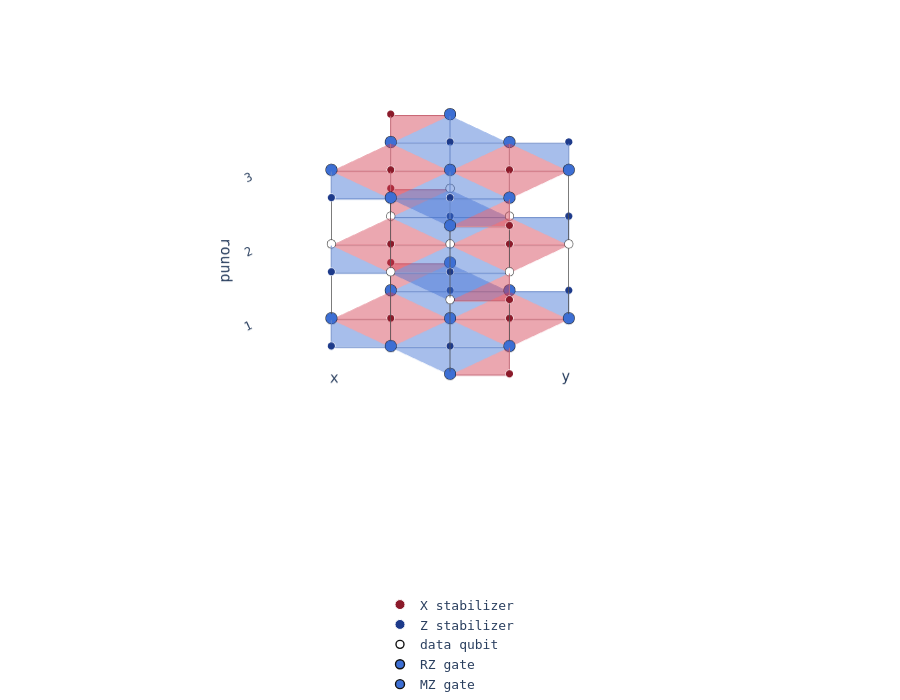

Notebook code for this chart:
### Markdown cell above
## 3D spacetime timelines

Each `plot_*_timeline(...)` takes the same arguments as its matching primitive builder and returns an interactive plotly figure. Stabilizer rounds stack along the time axis; gate operations are colored per type.

Calling `save_figure(fig, "name")` writes only the interactive HTML — fast (tens of ms). Pass `png=True` to also write a static PNG via `kaleido`; that's slow (1-10 s per figure) and intended for paper-ready exports.

### Code cell
mem_fig = plot_memory_timeline(
    x_distance=3, z_distance=3, rounds=3, meas_basis="Z", show=False,
)
#  save_figure(mem_fig, "memory_timeline")
mem_fig

### Figure 1 — Plotly figure (JSON) as saved in the notebook; plotly's stock layout.template omitted (floating-point values rounded to 4 significant figures)
{"data": [{"color": "#d43d51", "flatshading": true, "hoverinfo": "skip", "i": [0, 0, 4, 4, 8, 11], "j": [1, 2, 5, 6, 9, 12], "k": [2, 3, 6, 7, 10, 13], "legendgroup": "X-stab", "name": "X stabilizer", "opacity": 0.45, "showlegend": false, "type": "mesh3d", "x": [1, 2, 2, 1, 2, 3, 3, 2, 1, 1, 0.5, 3, 3.5, 3], "y": [-2, -2, -3, -3, -1, -1, -2, -2, -1, -2, -1.5, -2, -2.5, -3], "z": [0, 0, 0, 0, 0, 0, 0, 0, 0, 0, 0, 0, 0, 0]}, {"color": "#3d6fd4", "flatshading": true, "hoverinfo": "skip", "i": [0, 0, 4, 4, 8, 11], "j": [1, 2, 5, 6, 9, 12], "k": [2, 3, 6, 7, 10, 13], "legendgroup": "Z-stab", "name": "Z stabilizer", "opacity": 0.45, "showlegend": false, "type": "mesh3d", "x": [1, 2, 2, 1, 2, 3, 3, 2, 1, 2, 1.5, 2.5, 3, 2], "y": [-1, -1, -2, -2, -2, -2, -3, -3, -3, -3, -3.5, -0.5, -1, -1], "z": [0, 0, 0, 0, 0, 0, 0, 0, 0, 0, 0, 0, 0, 0]}, {"hoverinfo": "skip", "line": {"color": "#c26876", "width": 2}, "mode": "lines", "showlegend": false, "type": "scatter3d", "x": [1.5, 2, null, 1.5, 1, null, 1.5, 2, null, 1.5, 1, null, 2.5, 3, null, 2.5, 2, null, 2.5, 3, null, 2.5, 2, null, 0.5, 1, null, 0.5, 1, null, 3.5, 3, null, 3.5, 3, null], "y": [-2.5, -2, null, -2.5, -2, null, -2.5, -3, null, -2.5, -3, null, -1.5, -1, null, -1.5, -1, null, -1.5, -2, null, -1.5, -2, null, -1.5, -1, null, -1.5, -2, null, -2.5, -2, null, -2.5, -3, null], "z": [0, 0, null, 0, 0, null, 0, 0, null, 0, 0, null, 0, 0, null, 0, 0, null, 0, 0, null, 0, 0, null, 0, 0, null, 0, 0, null, 0, 0, null, 0, 0, null]}, {"hoverinfo": "skip", "line": {"color": "#6787c8", "width": 2}, "mode": "lines", "showlegend": false, "type": "scatter3d", "x": [1.5, 2, null, 1.5, 1, null, 1.5, 2, null, 1.5, 1, null, 2.5, 3, null, 2.5, 2, null, 2.5, 3, null, 2.5, 2, null, 1.5, 2, null, 1.5, 1, null, 2.5, 3, null, 2.5, 2, null], "y": [-1.5, -1, null, -1.5, -1, null, -1.5, -2, null, -1.5, -2, null, -2.5, -2, null, -2.5, -2, null, -2.5, -3, null, -2.5, -3, null, -3.5, -3, null, -3.5, -3, null, -0.5, -1, null, -0.5, -1, null], "z": [0, 0, null, 0, 0, null, 0, 0, null, 0, 0, null, 0, 0, null, 0, 0, null, 0, 0, null, 0, 0, null, 0, 0, null, 0, 0, null, 0, 0, null, 0, 0, null]}, {"hoverinfo": "skip", "marker": {"color": "#8b1a2a", "line": {"color": "white", "width": 1.2}, "opacity": 1, "size": 4.5}, "mode": "markers", "showlegend": false, "type": "scatter3d", "x": [1.5, 2.5, 0.5, 3.5], "y": [-2.5, -1.5, -1.5, -2.5], "z": [0.02, 0.02, 0.02, 0.02]}, {"hoverinfo": "skip", "marker": {"color": "#1d3a8a", "line": {"color": "white", "width": 1.2}, "opacity": 1, "size": 4.5}, "mode": "markers", "showlegend": false, "type": "scatter3d", "x": [1.5, 2.5, 1.5, 2.5], "y": [-1.5, -2.5, -3.5, -0.5], "z": [0.02, 0.02, 0.02, 0.02]}, {"hoverinfo": "skip", "marker": {"color": "#3d6fd4", "line": {"color": "#111111", "width": 1.8}, "opacity": 1, "size": 6.75}, "mode": "markers", "showlegend": false, "type": "scatter3d", "x": [1], "y": [-1], "z": [0.02]}, {"hoverinfo": "skip", "marker": {"color": "#3d6fd4", "line": {"color": "#111111", "width": 1.8}, "opacity": 1, "size": 6.75}, "mode": "markers", "showlegend": false, "type": "scatter3d", "x": [2], "y": [-1], "z": [0.02]}, {"hoverinfo": "skip", "marker": {"color": "#3d6fd4", "line": {"color": "#111111", "width": 1.8}, "opacity": 1, "size": 6.75}, "mode": "markers", "showlegend": false, "type": "scatter3d", "x": [3], "y": [-1], "z": [0.02]}, {"hoverinfo": "skip", "marker": {"color": "#3d6fd4", "line": {"color": "#111111", "width": 1.8}, "opacity": 1, "size": 6.75}, "mode": "markers", "showlegend": false, "type": "scatter3d", "x": [1], "y": [-2], "z": [0.02]}, {"hoverinfo": "skip", "marker": {"color": "#3d6fd4", "line": {"color": "#111111", "width": 1.8}, "opacity": 1, "size": 6.75}, "mode": "markers", "showlegend": false, "type": "scatter3d", "x": [2], "y": [-2], "z": [0.02]}, {"hoverinfo": "skip", "marker": {"color": "#3d6fd4", "line": {"color": "#111111", "width": 1.8}, "opacity": 1, "size": 6.75}, "mode": "markers", "showlegend": false, "type": "scatter3d", "x": [3], "y": [-2], "z": [0.02]}, {"hoverinfo": "skip", "marker": {"color": "#3d6fd4", "line": {"color": "#111111", "width": 1.8}, "opacity": 1, "size": 6.75}, "mode": "markers", "showlegend": false, "type": "scatter3d", "x": [1], "y": [-3], "z": [0.02]}, {"hoverinfo": "skip", "marker": {"color": "#3d6fd4", "line": {"color": "#111111", "width": 1.8}, "opacity": 1, "size": 6.75}, "mode": "markers", "showlegend": false, "type": "scatter3d", "x": [2], "y": [-3], "z": [0.02]}, {"hoverinfo": "skip", "marker": {"color": "#3d6fd4", "line": {"color": "#111111", "width": 1.8}, "opacity": 1, "size": 6.75}, "mode": "markers", "showlegend": false, "type": "scatter3d", "x": [3], "y": [-3], "z": [0.02]}, {"color": "#d43d51", "flatshading": true, "hoverinfo": "skip", "i": [0, 0, 4, 4, 8, 11], "j": [1, 2, 5, 6, 9, 12], "k": [2, 3, 6, 7, 10, 13], "legendgroup": "X-stab", "name": "X stabilizer", "opacity": 0.45, "showlegend": false, "type": "mesh3d", "x": [1, 2, 2, 1, 2, 3, 3, 2, 1, 1, 0.5, 3, 3.5, 3], "y": [-2, -2, -3, -3, -1, -1, -2, -2, -1, -2, -1.5, -2, -2.5, -3], "z": [1, 1, 1, 1, 1, 1, 1, 1, 1, 1, 1, 1, 1, 1]}, {"color": "#3d6fd4", "flatshading": true, "hoverinfo": "skip", "i": [0, 0, 4, 4, 8, 11], "j": [1, 2, 5, 6, 9, 12], "k": [2, 3, 6, 7, 10, 13], "legendgroup": "Z-stab", "name": "Z stabilizer", "opacity": 0.45, "showlegend": false, "type": "mesh3d", "x": [1, 2, 2, 1, 2, 3, 3, 2, 1, 2, 1.5, 2.5, 3, 2], "y": [-1, -1, -2, -2, -2, -2, -3, -3, -3, -3, -3.5, -0.5, -1, -1], "z": [1, 1, 1, 1, 1, 1, 1, 1, 1, 1, 1, 1, 1, 1]}, {"hoverinfo": "skip", "line": {"color": "#c26876", "width": 2}, "mode": "lines", "showlegend": false, "type": "scatter3d", "x": [1.5, 2, null, 1.5, 1, null, 1.5, 2, null, 1.5, 1, null, 2.5, 3, null, 2.5, 2, null, 2.5, 3, null, 2.5, 2, null, 0.5, 1, null, 0.5, 1, null, 3.5, 3, null, 3.5, 3, null], "y": [-2.5, -2, null, -2.5, -2, null, -2.5, -3, null, -2.5, -3, null, -1.5, -1, null, -1.5, -1, null, -1.5, -2, null, -1.5, -2, null, -1.5, -1, null, -1.5, -2, null, -2.5, -2, null, -2.5, -3, null], "z": [1, 1, null, 1, 1, null, 1, 1, null, 1, 1, null, 1, 1, null, 1, 1, null, 1, 1, null, 1, 1, null, 1, 1, null, 1, 1, null, 1, 1, null, 1, 1, null]}, {"hoverinfo": "skip", "line": {"color": "#6787c8", "width": 2}, "mode": "lines", "showlegend": false, "type": "scatter3d", "x": [1.5, 2, null, 1.5, 1, null, 1.5, 2, null, 1.5, 1, null, 2.5, 3, null, 2.5, 2, null, 2.5, 3, null, 2.5, 2, null, 1.5, 2, null, 1.5, 1, null, 2.5, 3, null, 2.5, 2, null], "y": [-1.5, -1, null, -1.5, -1, null, -1.5, -2, null, -1.5, -2, null, -2.5, -2, null, -2.5, -2, null, -2.5, -3, null, -2.5, -3, null, -3.5, -3, null, -3.5, -3, null, -0.5, -1, null, -0.5, -1, null], "z": [1, 1, null, 1, 1, null, 1, 1, null, 1, 1, null, 1, 1, null, 1, 1, null, 1, 1, null, 1, 1, null, 1, 1, null, 1, 1, null, 1, 1, null, 1, 1, null]}, {"hoverinfo": "skip", "marker": {"color": "#8b1a2a", "line": {"color": "white", "width": 1.2}, "opacity": 1, "size": 4.5}, "mode": "markers", "showlegend": false, "type": "scatter3d", "x": [1.5, 2.5, 0.5, 3.5], "y": [-2.5, -1.5, -1.5, -2.5], "z": [1.02, 1.02, 1.02, 1.02]}, {"hoverinfo": "skip", "marker": {"color": "#1d3a8a", "line": {"color": "white", "width": 1.2}, "opacity": 1, "size": 4.5}, "mode": "markers", "showlegend": false, "type": "scatter3d", "x": [1.5, 2.5, 1.5, 2.5], "y": [-1.5, -2.5, -3.5, -0.5], "z": [1.02, 1.02, 1.02, 1.02]}, {"hoverinfo": "skip", "marker": {"color": "#ffffff", "line": {"color": "#111111", "width": 1.8}, "opacity": 1, "size": 5}, "mode": "markers", "showlegend": false, "type": "scatter3d", "x": [1, 2, 3, 1, 2, 3, 1, 2, 3], "y": [-1, -1, -1, -2, -2, -2, -3, -3, -3], "z": [1.02, 1.02, 1.02, 1.02, 1.02, 1.02, 1.02, 1.02, 1.02]}, {"color": "#d43d51", "flatshading": true, "hoverinfo": "skip", "i": [0, 0, 4, 4, 8, 11], "j": [1, 2, 5, 6, 9, 12], "k": [2, 3, 6, 7, 10, 13], "legendgroup": "X-stab", "name": "X stabilizer", "opacity": 0.45, "showlegend": false, "type": "mesh3d", "x": [1, 2, 2, 1, 2, 3, 3, 2, 1, 1, 0.5, 3, 3.5, 3], "y": [-2, -2, -3, -3, -1, -1, -2, -2, -1, -2, -1.5, -2, -2.5, -3], "z": [2, 2, 2, 2, 2, 2, 2, 2, 2, 2, 2, 2, 2, 2]}, {"color": "#3d6fd4", "flatshading": true, "hoverinfo": "skip", "i": [0, 0, 4, 4, 8, 11], "j": [1, 2, 5, 6, 9, 12], "k": [2, 3, 6, 7, 10, 13], "legendgroup": "Z-stab", "name": "Z stabilizer", "opacity": 0.45, "showlegend": false, "type": "mesh3d", "x": [1, 2, 2, 1, 2, 3, 3, 2, 1, 2, 1.5, 2.5, 3, 2], "y": [-1, -1, -2, -2, -2, -2, -3, -3, -3, -3, -3.5, -0.5, -1, -1], "z": [2, 2, 2, 2, 2, 2, 2, 2, 2, 2, 2, 2, 2, 2]}, {"hoverinfo": "skip", "line": {"color": "#c26876", "width": 2}, "mode": "lines", "showlegend": false, "type": "scatter3d", "x": [1.5, 2, null, 1.5, 1, null, 1.5, 2, null, 1.5, 1, null, 2.5, 3, null, 2.5, 2, null, 2.5, 3, null, 2.5, 2, null, 0.5, 1, null, 0.5, 1, null, 3.5, 3, null, 3.5, 3, null], "y": [-2.5, -2, null, -2.5, -2, null, -2.5, -3, null, -2.5, -3, null, -1.5, -1, null, -1.5, -1, null, -1.5, -2, null, -1.5, -2, null, -1.5, -1, null, -1.5, -2, null, -2.5, -2, null, -2.5, -3, null], "z": [2, 2, null, 2, 2, null, 2, 2, null, 2, 2, null, 2, 2, null, 2, 2, null, 2, 2, null, 2, 2, null, 2, 2, null, 2, 2, null, 2, 2, null, 2, 2, null]}, {"hoverinfo": "skip", "line": {"color": "#6787c8", "width": 2}, "mode": "lines", "showlegend": false, "type": "scatter3d", "x": [1.5, 2, null, 1.5, 1, null, 1.5, 2, null, 1.5, 1, null, 2.5, 3, null, 2.5, 2, null, 2.5, 3, null, 2.5, 2, null, 1.5, 2, null, 1.5, 1, null, 2.5, 3, null, 2.5, 2, null], "y": [-1.5, -1, null, -1.5, -1, null, -1.5, -2, null, -1.5, -2, null, -2.5, -2, null, -2.5, -2, null, -2.5, -3, null, -2.5, -3, null, -3.5, -3, null, -3.5, -3, null, -0.5, -1, null, -0.5, -1, null], "z": [2, 2, null, 2, 2, null, 2, 2, null, 2, 2, null, 2, 2, null, 2, 2, null, 2, 2, null, 2, 2, null, 2, 2, null, 2, 2, null, 2, 2, null, 2, 2, null]}, {"hoverinfo": "skip", "marker": {"color": "#8b1a2a", "line": {"color": "white", "width": 1.2}, "opacity": 1, "size": 4.5}, "mode": "markers", "showlegend": false, "type": "scatter3d", "x": [1.5, 2.5, 0.5, 3.5], "y": [-2.5, -1.5, -1.5, -2.5], "z": [2.02, 2.02, 2.02, 2.02]}, {"hoverinfo": "skip", "marker": {"color": "#1d3a8a", "line": {"color": "white", "width": 1.2}, "opacity": 1, "size": 4.5}, "mode": "markers", "showlegend": false, "type": "scatter3d", "x": [1.5, 2.5, 1.5, 2.5], "y": [-1.5, -2.5, -3.5, -0.5], "z": [2.02, 2.02, 2.02, 2.02]}, {"hoverinfo": "skip", "marker": {"color": "#3d6fd4", "line": {"color": "#111111", "width": 1.8}, "opacity": 1, "size": 6.75}, "mode": "markers", "showlegend": false, "type": "scatter3d", "x": [1], "y": [-1], "z": [2.02]}, {"hoverinfo": "skip", "marker": {"color": "#3d6fd4", "line": {"color": "#111111", "width": 1.8}, "opacity": 1, "size": 6.75}, "mode": "markers", "showlegend": false, "type": "scatter3d", "x": [2], "y": [-1], "z": [2.02]}, {"hoverinfo": "skip", "marker": {"color": "#3d6fd4", "line": {"color": "#111111", "width": 1.8}, "opacity": 1, "size": 6.75}, "mode": "markers", "showlegend": false, "type": "scatter3d", "x": [3], "y": [-1], "z": [2.02]}, {"hoverinfo": "skip", "marker": {"color": "#3d6fd4", "line": {"color": "#111111", "width": 1.8}, "opacity": 1, "size": 6.75}, "mode": "markers", "showlegend": false, "type": "scatter3d", "x": [1], "y": [-2], "z": [2.02]}, {"hoverinfo": "skip", "marker": {"color": "#3d6fd4", "line": {"color": "#111111", "width": 1.8}, "opacity": 1, "size": 6.75}, "mode": "markers", "showlegend": false, "type": "scatter3d", "x": [2], "y": [-2], "z": [2.02]}, {"hoverinfo": "skip", "marker": {"color": "#3d6fd4", "line": {"color": "#111111", "width": 1.8}, "opacity": 1, "size": 6.75}, "mode": "markers", "showlegend": false, "type": "scatter3d", "x": [3], "y": [-2], "z": [2.02]}, {"hoverinfo": "skip", "marker": {"color": "#3d6fd4", "line": {"color": "#111111", "width": 1.8}, "opacity": 1, "size": 6.75}, "mode": "markers", "showlegend": false, "type": "scatter3d", "x": [1], "y": [-3], "z": [2.02]}, {"hoverinfo": "skip", "marker": {"color": "#3d6fd4", "line": {"color": "#111111", "width": 1.8}, "opacity": 1, "size": 6.75}, "mode": "markers", "showlegend": false, "type": "scatter3d", "x": [2], "y": [-3], "z": [2.02]}, {"hoverinfo": "skip", "marker": {"color": "#3d6fd4", "line": {"color": "#111111", "width": 1.8}, "opacity": 1, "size": 6.75}, "mode": "markers", "showlegend": false, "type": "scatter3d", "x": [3], "y": [-3], "z": [2.02]}, {"hoverinfo": "skip", "line": {"color": "rgba(60,60,60,0.75)", "width": 2}, "mode": "lines", "showlegend": false, "type": "scatter3d", "x": [1, 1, null, 1, 1, null, 2, 2, null, 2, 2, null, 3, 3, null, 3, 3, null, 1, 1, null, 1, 1, null, 2, 2, null, 2, 2, null, 3, 3, null, 3, 3, null, 1, 1, null, 1, 1, null, 2, 2, null, 2, 2, null, 3, 3, null, 3, 3, null], "y": [-1, -1, null, -1, -1, null, -1, -1, null, -1, -1, null, -1, -1, null, -1, -1, null, -2, -2, null, -2, -2, null, -2, -2, null, -2, -2, null, -2, -2, null, -2, -2, null, -3, -3, null, -3, -3, null, -3, -3, null, -3, -3, null, -3, -3, null, -3, -3, null], "z": [0, 1, null, 1, 2, null, 0, 1, null, 1, 2, null, 0, 1, null, 1, 2, null, 0, 1, null, 1, 2, null, 0, 1, null, 1, 2, null, 0, 1, null, 1, 2, null, 0, 1, null, 1, 2, null, 0, 1, null, 1, 2, null, 0, 1, null, 1, 2, null]}, {"marker": {"color": "#8b1a2a", "line": {"color": "white", "width": 1}, "size": 10}, "mode": "markers", "name": "X stabilizer", "showlegend": true, "type": "scatter3d", "x": [null], "y": [null], "z": [null]}, {"marker": {"color": "#1d3a8a", "line": {"color": "white", "width": 1}, "size": 10}, "mode": "markers", "name": "Z stabilizer", "showlegend": true, "type": "scatter3d", "x": [null], "y": [null], "z": [null]}, {"marker": {"color": "#ffffff", "line": {"color": "#111111", "width": 1.4}, "size": 8}, "mode": "markers", "name": "data qubit", "showlegend": true, "type": "scatter3d", "x": [null], "y": [null], "z": [null]}, {"marker": {"color": "#3d6fd4", "line": {"color": "#111111", "width": 1.4}, "size": 9}, "mode": "markers", "name": "RZ gate", "showlegend": true, "type": "scatter3d", "x": [null], "y": [null], "z": [null]}, {"marker": {"color": "#3d6fd4", "line": {"color": "#111111", "width": 1.4}, "size": 9}, "mode": "markers", "name": "MZ gate", "showlegend": true, "type": "scatter3d", "x": [null], "y": [null], "z": [null]}], "layout": {"font": {"family": "Consolas, monospace"}, "height": 700, "legend": {"font": {"size": 13}, "orientation": "h", "tracegroupgap": 8, "x": 0.5, "xanchor": "center", "y": -0.05, "yanchor": "top"}, "margin": {"b": 20, "l": 0, "r": 0, "t": 10}, "paper_bgcolor": "white", "plot_bgcolor": "white", "scene": {"aspectmode": "data", "camera": {"eye": {"x": 1.6, "y": -1.6, "z": 1.2}, "projection": {"type": "orthographic"}}, "domain": {"x": [0, 1], "y": [0.15, 1]}, "xaxis": {"showbackground": false, "showgrid": false, "showticklabels": false, "ticks": "", "title": {"font": {"size": 15}, "text": "x"}, "zeroline": false}, "yaxis": {"showbackground": false, "showgrid": false, "showticklabels": false, "ticks": "", "title": {"font": {"size": 15}, "text": "y"}, "zeroline": false}, "zaxis": {"showbackground": false, "showgrid": false, "tickfont": {"size": 12}, "tickmode": "array", "ticktext": ["1", "2", "3"], "tickvals": [0, 1, 2], "title": {"font": {"size": 15}, "text": "round"}, "zeroline": false}}, "title": {}, "width": 900}}
